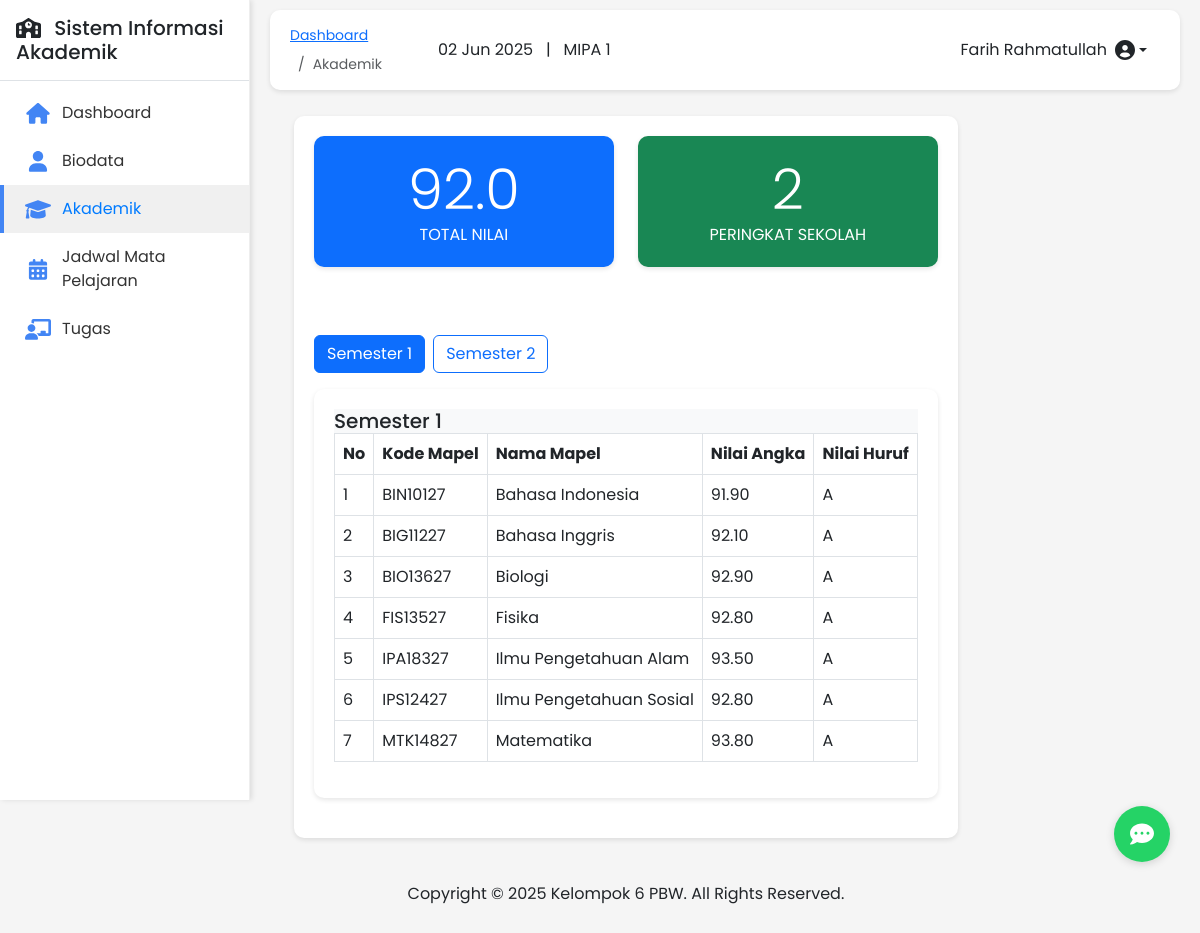
Screenshot of /akademik.php (signed in) with the database file from the repository.
### tables this page shows
CREATE TABLE `classes` (
  `id` int(11) NOT NULL,
  `name` varchar(20) NOT NULL,
  `level` enum('X','XI','XII') NOT NULL,
  `specialization` varchar(50) NOT NULL,
  `classroom` varchar(20) DEFAULT NULL,
  `academic_year` varchar(9) NOT NULL,
  `created_at` timestamp NOT NULL DEFAULT current_timestamp(),
  `updated_at` timestamp NOT NULL DEFAULT current_timestamp() ON UPDATE current_timestamp()
);

CREATE TABLE `grades` (
  `id` int(11) NOT NULL,
  `student_id` int(11) NOT NULL,
  `subject_id` int(11) NOT NULL,
  `teacher_id` int(11) NOT NULL,
  `academic_year` varchar(9) NOT NULL,
  `semester` int(11) NOT NULL,
  `assignment_score` decimal(5,2) DEFAULT NULL,
  `midterm_score` decimal(5,2) DEFAULT NULL,
  `final_score` decimal(5,2) DEFAULT NULL,
  `total_score` decimal(5,2) DEFAULT NULL,
  `letter_grade` varchar(2) DEFAULT NULL,
  `created_at` timestamp NOT NULL DEFAULT current_timestamp(),
  `updated_at` timestamp NOT NULL DEFAULT current_timestamp() ON UPDATE current_timestamp()
);

CREATE TABLE `subjects` (
  `id` int(11) NOT NULL,
  `code` varchar(20) NOT NULL,
  `name` varchar(100) NOT NULL,
  `curriculum` varchar(50) DEFAULT NULL,
  `created_at` timestamp NOT NULL DEFAULT current_timestamp(),
  `updated_at` timestamp NOT NULL DEFAULT current_timestamp() ON UPDATE current_timestamp()
);

### config.php (called while the page is built, shortened)
<?php
function isLoggedIn() {
    return isset($_SESSION['user_id']) && !empty($_SESSION['user_id']);
}
?>

### akademik.php (the view, shortened to what this page needs)
<?php
$page_title = 'Akademik';
require_once 'config.php';
$student_id = $_SESSION['user_id'];
$total_sql = "SELECT AVG(total_score) as total_score FROM grades WHERE student_id = $student_id";
$total_result = $conn->query($total_sql);
$total_nilai = $total_result->fetch_assoc()['total_score'] ?? 0;
$total_nilai = number_format($total_nilai, 1);
$rank_sql = "SELECT s.id, s.name, AVG(g.total_score) as avg_score
             FROM students s
             JOIN grades g ON s.id = g.student_id
             GROUP BY s.id
             ORDER BY avg_score DESC";
$rank_result = $conn->query($rank_sql);
$rank = 0;
if ($rank_result->num_rows > 0) {
    $counter = 1;
    while ($row = $rank_result->fetch_assoc()) {
        if ($row['id'] == $student_id) {
            $rank = $counter;
            break;
        }
        $counter++;
    }
}
$semester_sql = "SELECT DISTINCT semester FROM grades WHERE student_id = $student_id ORDER BY semester";
$semester_result = $conn->query($semester_sql);
$semesters = [];
if ($semester_result->num_rows > 0) {
    while ($row = $semester_result->fetch_assoc()) {
        $semesters[] = $row['semester'];
    }
}
$selected_semester = isset($_GET['semester']) ? (int)$_GET['semester'] : ($semesters[0] ?? 1);
$grades_sql = "SELECT g.*, s.code as subject_code, s.name as subject_name
               FROM grades g
               JOIN subjects s ON g.subject_id = s.id
               WHERE g.student_id = $student_id AND g.semester = $selected_semester";
$grades_result = $conn->query($grades_sql);
include 'includes/header.php';
?>
<div class="container-fluid px-4">
    <div class="row">
        <div class="col-12">
            <div class="content-card">
                <div class="akademik-content">
                    <div class="row">
                        <div class="col-md-6 mb-4">
                            <div class="content-card bg-primary text-white text-center">
                                <h2 class="display-4 mb-0"><?php echo $total_nilai; ?></h2>
                                <p class="mb-0">TOTAL NILAI</p>
                            </div>
                        </div>
                        <div class="col-md-6 mb-4">
                            <div class="content-card bg-success text-white text-center">
                                <h2 class="display-4 mb-0"><?php echo $rank; ?></h2>
                                <p class="mb-0">PERINGKAT SEKOLAH</p>
                            </div>
                        </div>
                    </div>
                    <?php if (!empty($semesters)): ?>
                        <div class="mt-4">
                            <div class="d-flex mb-3">
                                <?php foreach ($semesters as $semester): ?>
                                    <a href="?semester=<?php echo $semester; ?>" class="btn <?php echo $semester == $selected_semester ? 'btn-primary' : 'btn-outline-primary'; ?> me-2">
                                        Semester <?php echo $semester; ?>
                                    </a>
                                <?php endforeach; ?>
                            </div>
                            <div class="content-card">
                                <div class="card-header bg-light">
                                    <h5 class="mb-0">Semester <?php echo $selected_semester; ?></h5>
                                </div>
                                <div class="card-body p-0">
                                    <div class="table-responsive">
                                        <table class="table table-hover table-bordered">
                                            <thead>
                                                <tr>
                                                    <th>No</th>
                                                    <th>Kode Mapel</th>
                                                    <th>Nama Mapel</th>
                                                    <th>Nilai Angka</th>
                                                    <th>Nilai Huruf</th>
                                                </tr>
                                            </thead>
                                            <tbody>
                                                <?php
                                                if ($grades_result->num_rows > 0):
                                                    $counter = 1;
                                                    while ($grade = $grades_result->fetch_assoc()):
                                                ?>
                                                <tr>
                                                    <td><?php echo $counter++; ?></td>
                                                    <td><?php echo htmlspecialchars($grade['subject_code']); ?></td>
                                                    <td><?php echo htmlspecialchars($grade['subject_name']); ?></td>
                                                    <td><?php echo number_format($grade['total_score'], 2); ?></td>
                                                    <td><?php echo htmlspecialchars($grade['letter_grade']); ?></td>
                                                </tr>
                                                <?php
                                                    endwhile;
                                                else:
                                                ?>
                                                <tr>
                                                    <td colspan="5" class="text-center">Tidak ada data nilai untuk semester ini.</td>
                                                </tr>
                                                <?php endif; ?>
                                            </tbody>
                                        </table>
                                    </div>
                                </div>
                            </div>
                        </div>
                    <?php else: ?>
                        <div class="alert alert-info mt-4">
                            Belum ada data nilai tersedia.
                        </div>
                    <?php endif; ?>
                </div>
            </div>
        </div>
    </div>
</div>
<?php
include 'includes/footer.php';
?>

### includes/header.php (shortened to what this page needs)
<?php
require_once 'config.php';
require_once 'auth.php';
$current_date = date('d M Y');
$current_user = $_SESSION['name'] ?? 'Guest User';
$class_info = 'MIPA';
if (isLoggedIn() && isset($_SESSION['class_id'])) {
    $class_id = $_SESSION['class_id'];
    $class_sql = "SELECT c.specialization FROM classes c WHERE c.id = $class_id LIMIT 1";
    $class_result = $conn->query($class_sql);
    if ($class_result && $class_result->num_rows > 0) {
        $class_info = $class_result->fetch_assoc()['specialization'];
    }
}
?>
<!DOCTYPE html>
<html lang="id">
<head>
    <link href="https://cdn.jsdelivr.net/npm/bootstrap@5.3.0-alpha1/dist/css/bootstrap.min.css" rel="stylesheet">
    <link rel="stylesheet" href="https://cdnjs.cloudflare.com/ajax/libs/font-awesome/6.0.0/css/all.min.css">
    <link rel="stylesheet" href="css/style.css">
</head>
<body>
<?php if (isLoggedIn() && !isset($is_login_page)): ?>
    <div class="d-flex">
        <?php include 'includes/sidebar.php'; ?>
        <div class="main-content">
            <div class="header-bar">
                <div class="d-none d-md-block">
                    <nav aria-label="breadcrumb">
                        <ol class="breadcrumb mb-0" style="display:flex;gap:8px;align-items:center;">
                            <li class="breadcrumb-item" style="display:inline-flex;align-items:center;">
                                <a href="dashboard.php">Dashboard</a>
                            </li>
                            <?php if (isset($page_title)): ?>
                                <li class="breadcrumb-item active" aria-current="page" style="display:inline-flex;align-items:center;">
                                    <?php echo $page_title; ?>
                                </li>
                            <?php endif; ?>
                        </ol>
                    </nav>
                </div>
                <div class="d-flex align-items-center w-100 justify-content-end">
                    <div class="me-3 d-none d-md-block">
                        <span class="me-2"><?php echo $current_date; ?> &nbsp; | &nbsp; <?php echo htmlspecialchars($class_info); ?></span>
                    </div>
                    <div class="dropdown d-none d-md-block">
                        <button class="btn dropdown-toggle d-flex align-items-center" type="button" id="userDropdown" data-bs-toggle="dropdown" aria-expanded="false">
                            <span class="me-2"><?php echo htmlspecialchars($current_user); ?></span>
                            <i class="fas fa-user-circle fa-lg"></i>
                        </button>
                    </div>
                </div>
            </div>
            <div class="content-wrapper pt-3">
<?php endif; ?>

### css/style.css (style rules this page uses)
:root { --primary-color: #4285F4; --secondary-color: #FFD100; --success-color: #34A853; --danger-color: #EA4335; --light-color: #F8F9FA; --dark-color: #343A40; }
body { font-family: 'Poppins', sans-serif; background-color: #F5F5F5; }
.main-content { margin-left: 250px; padding: 20px; min-height: 100vh; }
.header-bar { background-color: white; padding: 15px 20px; border-radius: 10px; margin-bottom: 20px; display: flex; justify-content: space-between; align-items: center; box-shadow: 0 2px 5px rgba(0, 0, 0, 0.1); height: 80px; }
.breadcrumb { margin-bottom: 0; font-size: 14px; }
.header-bar .dropdown { margin-left: auto; }
.content-card { background-color: white; border-radius: 10px; padding: 20px; margin-bottom: 20px; box-shadow: 0 2px 5px rgba(0, 0, 0, 0.1); }

### includes/header.php (style rules this page uses)
.header-bar { background-color: white; padding: 15px 20px; border-radius: 10px; display: flex; justify-content: space-between; align-items: center; box-shadow: 0 2px 5px rgba(0, 0, 0, 0.1); height: 80px; position: fixed; top: 0; right: 0; left: 0; z-index: 1030; margin: 10px 20px; width: calc(100% - 40px); }
.breadcrumb { margin-bottom: 0; font-size: 14px; }
.header-bar .dropdown { margin-left: auto; }
.main-content { padding-top: 100px; }
@media (min-width: 768px) { .header-bar { left: 250px; width: calc(100% - 250px - 40px); } }
@media (min-width: 768px) { .main-content { margin-left: 250px; } }

### rows the page displays
classes: specialization "MIPA 1"
grades: subject.code "BIN10127", subject.name "Bahasa Indonesia", total_score "91.90", letter_grade "A"
grades: subject.code "BIG11227", subject.name "Bahasa Inggris", total_score "92.10", letter_grade "A"
grades: subject.code "BIO13627", subject.name "Biologi", total_score "92.90", letter_grade "A"
grades: subject.code "FIS13527", subject.name "Fisika", total_score "92.80", letter_grade "A"
grades: subject.code "IPA18327", subject.name "Ilmu Pengetahuan Alam", total_score "93.50", letter_grade "A"
grades: subject.code "IPS12427", subject.name "Ilmu Pengetahuan Sosial", total_score "92.80", letter_grade "A"
grades: subject.code "MTK14827", subject.name "Matematika", total_score "93.80", letter_grade "A"

### other values shown
$site_name "Sistem Informasi Akademik"
$page_title "Akademik"
$current_user "Farih Rahmatullah"
$total_nilai "92.0"
$rank "2"
$semester "1"
$semester "2"
$selected_semester "1"
